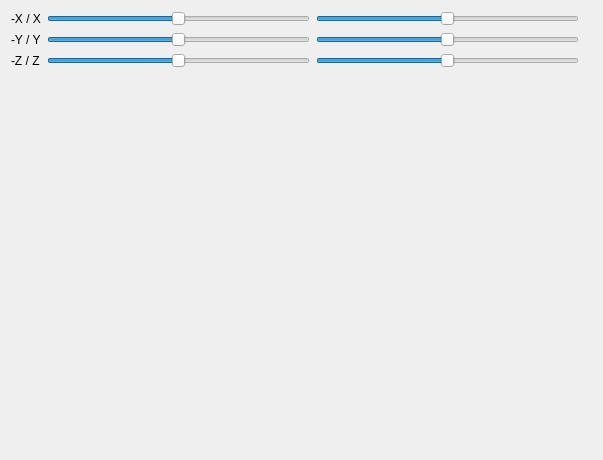
<?xml version="1.0" encoding="UTF-8"?>
<ui version="4.0">
 <class>FilterPassThrough</class>
 <widget class="QWidget" name="FilterPassThrough">
  <property name="geometry">
   <rect>
    <x>0</x>
    <y>0</y>
    <width>603</width>
    <height>460</height>
   </rect>
  </property>
  <property name="windowTitle">
   <string>Form</string>
  </property>
  <layout class="QVBoxLayout" name="verticalLayout">
   <item>
    <layout class="QGridLayout" name="gridLayout">
     <item row="1" column="3">
      <widget class="QLabel" name="lbl_Y">
       <property name="text">
        <string/>
       </property>
      </widget>
     </item>
     <item row="2" column="3">
      <widget class="QLabel" name="lbl_Z">
       <property name="text">
        <string/>
       </property>
      </widget>
     </item>
     <item row="1" column="2">
      <widget class="QSlider" name="slider_Y">
       <property name="minimum">
        <number>-1000</number>
       </property>
       <property name="maximum">
        <number>1000</number>
       </property>
       <property name="orientation">
        <enum>Qt::Horizontal</enum>
       </property>
      </widget>
     </item>
     <item row="1" column="0">
      <widget class="QLabel" name="label_3">
       <property name="text">
        <string>-Y / Y</string>
       </property>
      </widget>
     </item>
     <item row="2" column="0">
      <widget class="QLabel" name="label_2">
       <property name="text">
        <string>-Z / Z</string>
       </property>
      </widget>
     </item>
     <item row="0" column="2">
      <widget class="QSlider" name="slider_X">
       <property name="minimum">
        <number>-1000</number>
       </property>
       <property name="maximum">
        <number>1000</number>
       </property>
       <property name="orientation">
        <enum>Qt::Horizontal</enum>
       </property>
      </widget>
     </item>
     <item row="0" column="0">
      <widget class="QLabel" name="label">
       <property name="text">
        <string>-X / X</string>
       </property>
      </widget>
     </item>
     <item row="2" column="2">
      <widget class="QSlider" name="slider_Z">
       <property name="minimum">
        <number>-1000</number>
       </property>
       <property name="maximum">
        <number>1000</number>
       </property>
       <property name="orientation">
        <enum>Qt::Horizontal</enum>
       </property>
      </widget>
     </item>
     <item row="0" column="3">
      <widget class="QLabel" name="lbl_X">
       <property name="text">
        <string/>
       </property>
      </widget>
     </item>
     <item row="3" column="2">
      <spacer name="verticalSpacer">
       <property name="orientation">
        <enum>Qt::Vertical</enum>
       </property>
       <property name="sizeHint" stdset="0">
        <size>
         <width>20</width>
         <height>40</height>
        </size>
       </property>
      </spacer>
     </item>
     <item row="2" column="1">
      <widget class="QSlider" name="slider_minZ">
       <property name="minimum">
        <number>-1000</number>
       </property>
       <property name="maximum">
        <number>1000</number>
       </property>
       <property name="orientation">
        <enum>Qt::Horizontal</enum>
       </property>
      </widget>
     </item>
     <item row="0" column="1">
      <widget class="QSlider" name="slider_minX">
       <property name="minimum">
        <number>-1000</number>
       </property>
       <property name="maximum">
        <number>1000</number>
       </property>
       <property name="orientation">
        <enum>Qt::Horizontal</enum>
       </property>
      </widget>
     </item>
     <item row="1" column="1">
      <widget class="QSlider" name="slider_minY">
       <property name="minimum">
        <number>-1000</number>
       </property>
       <property name="maximum">
        <number>1000</number>
       </property>
       <property name="orientation">
        <enum>Qt::Horizontal</enum>
       </property>
      </widget>
     </item>
    </layout>
   </item>
   <item>
    <widget class="QLabel" name="lbl_Infos">
     <property name="text">
      <string/>
     </property>
    </widget>
   </item>
  </layout>
 </widget>
 <resources/>
 <connections/>
</ui>
